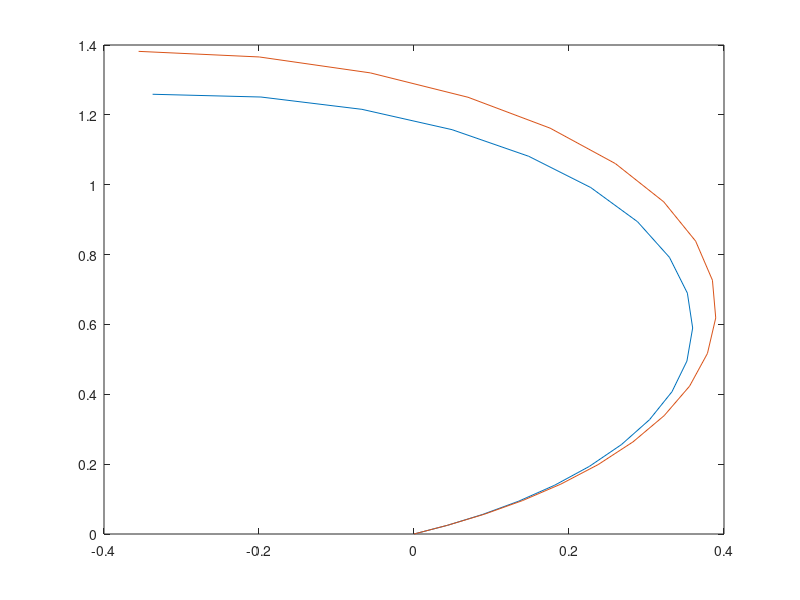

Reproduce this figure in MATLAB.
epsi0 = 0;
delta0= 0;
v0= 0.5;
steps = 20;  %steps for forward simulations
accel = 0.5;
dt = 0.1;
L=0.325; %wheelbase
delta = deg2rad(30);  %steering angle 30 degrees 
delta0 = deg2rad(30);
x= zeros(steps,1);
y= zeros(steps,1);
shi = zeros(steps,1);
v = zeros(steps,1);
horizon = 1:1:steps;
x(1)= 0;
y(1)=0;
shi(1) = epsi0;
v(1) = v0;
%Non linearized kinematics model
for k = 1:steps-1
    x(k+1) = x(k) + dt*v(k)*cos(shi(k)+delta);
    y(k+1) = y(k) + dt*v(k)*sin(shi(k)+delta);
    shi(k+1) = shi(k) + dt*(v(k)/L)*sin(delta);
    v(k+1) = v(k) + dt*accel;
end
plot(x,y)
accel = 0.5;
xl= zeros(steps,1);
yl= zeros(steps,1);
shil = zeros(steps,1);
vl = zeros(steps,1);
xl(1)= 0;
yl(1)=0;
shil(1) = epsi0;
vl(1) = v0;
%Linarized version  for kinematic model with front wheel reference 
for k = 1:steps-1
    xl(k+1) = xl(k) + dt*vl(k)*(cos(epsi0+delta0)-(shil(k)-epsi0)*sin(epsi0)-(delta-delta0)*sin(epsi0+delta0));
    yl(k+1) = yl(k) + dt*vl(k)*(sin(epsi0+delta0)+(shil(k)-epsi0)*cos(epsi0)+(delta-delta0)*cos(epsi0+delta0));
    shil(k+1) = shil(k) + dt*(vl(k)/L)*(sin(delta0)+(delta-delta0)*cos(delta0));
    vl(k+1) = vl(k) + dt*accel;
    
    epsi0=shil(k); %used for testing successive linearization
end
hold on
plot(xl,yl)